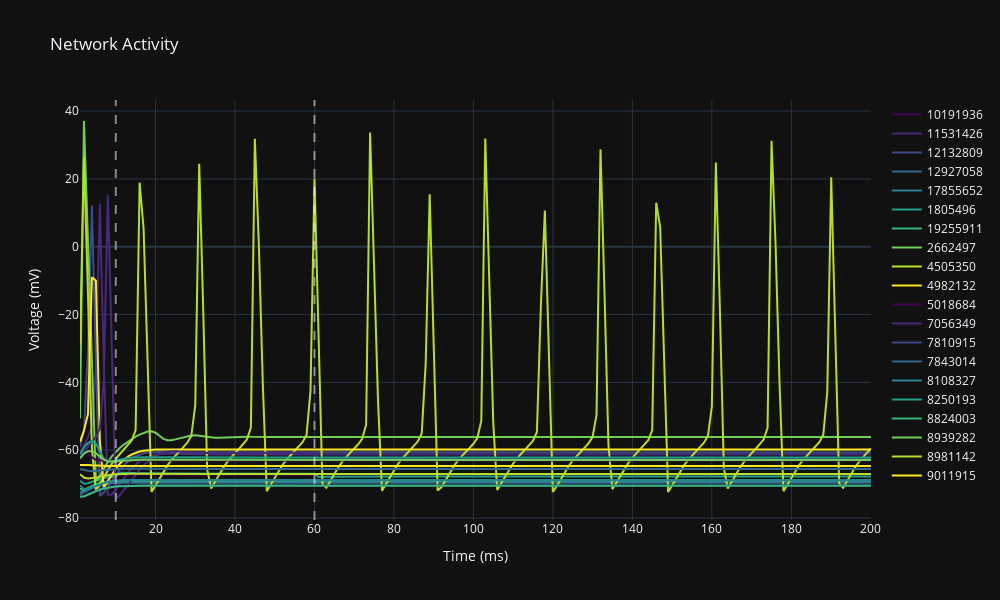

Notebook code for this chart:
### Markdown cell above
## Построение графиков

### Code cell
Vd = dict()
t, v = H
for i, vs in enumerate(v.T):
    Vd[int(stom[i][0])] = vs

plot_results(t, Vd, (10, 60), interactive=True)

### Figure 1 — Plotly figure (JSON) as saved in the notebook; plotly's stock layout.template omitted (floating-point values rounded to 4 significant figures; data arrays with more than 128 entries replaced by an {"elided": "..."} marker saying what was removed)
{"data": [{"line": {"color": "#440154", "width": 2}, "mode": "lines", "name": "10191936", "type": "scatter", "x": {"elided": "200 float values"}, "y": {"elided": "200 float values"}}, {"line": {"color": "#482878", "width": 2}, "mode": "lines", "name": "11531426", "type": "scatter", "x": {"elided": "200 float values"}, "y": {"elided": "200 float values"}}, {"line": {"color": "#3e4989", "width": 2}, "mode": "lines", "name": "12132809", "type": "scatter", "x": {"elided": "200 float values"}, "y": {"elided": "200 float values"}}, {"line": {"color": "#31688e", "width": 2}, "mode": "lines", "name": "12927058", "type": "scatter", "x": {"elided": "200 float values"}, "y": {"elided": "200 float values"}}, {"line": {"color": "#26828e", "width": 2}, "mode": "lines", "name": "17855652", "type": "scatter", "x": {"elided": "200 float values"}, "y": {"elided": "200 float values"}}, {"line": {"color": "#1f9e89", "width": 2}, "mode": "lines", "name": "1805496", "type": "scatter", "x": {"elided": "200 float values"}, "y": {"elided": "200 float values"}}, {"line": {"color": "#35b779", "width": 2}, "mode": "lines", "name": "19255911", "type": "scatter", "x": {"elided": "200 float values"}, "y": {"elided": "200 float values"}}, {"line": {"color": "#6ece58", "width": 2}, "mode": "lines", "name": "2662497", "type": "scatter", "x": {"elided": "200 float values"}, "y": {"elided": "200 float values"}}, {"line": {"color": "#b5de2b", "width": 2}, "mode": "lines", "name": "4505350", "type": "scatter", "x": {"elided": "200 float values"}, "y": {"elided": "200 float values"}}, {"line": {"color": "#fde725", "width": 2}, "mode": "lines", "name": "4982132", "type": "scatter", "x": {"elided": "200 float values"}, "y": {"elided": "200 float values"}}, {"line": {"color": "#440154", "width": 2}, "mode": "lines", "name": "5018684", "type": "scatter", "x": {"elided": "200 float values"}, "y": {"elided": "200 float values"}}, {"line": {"color": "#482878", "width": 2}, "mode": "lines", "name": "7056349", "type": "scatter", "x": {"elided": "200 float values"}, "y": {"elided": "200 float values"}}, {"line": {"color": "#3e4989", "width": 2}, "mode": "lines", "name": "7810915", "type": "scatter", "x": {"elided": "200 float values"}, "y": {"elided": "200 float values"}}, {"line": {"color": "#31688e", "width": 2}, "mode": "lines", "name": "7843014", "type": "scatter", "x": {"elided": "200 float values"}, "y": {"elided": "200 float values"}}, {"line": {"color": "#26828e", "width": 2}, "mode": "lines", "name": "8108327", "type": "scatter", "x": {"elided": "200 float values"}, "y": {"elided": "200 float values"}}, {"line": {"color": "#1f9e89", "width": 2}, "mode": "lines", "name": "8250193", "type": "scatter", "x": {"elided": "200 float values"}, "y": {"elided": "200 float values"}}, {"line": {"color": "#35b779", "width": 2}, "mode": "lines", "name": "8824003", "type": "scatter", "x": {"elided": "200 float values"}, "y": {"elided": "200 float values"}}, {"line": {"color": "#6ece58", "width": 2}, "mode": "lines", "name": "8939282", "type": "scatter", "x": {"elided": "200 float values"}, "y": {"elided": "200 float values"}}, {"line": {"color": "#b5de2b", "width": 2}, "mode": "lines", "name": "8981142", "type": "scatter", "x": {"elided": "200 float values"}, "y": {"elided": "200 float values"}}, {"line": {"color": "#fde725", "width": 2}, "mode": "lines", "name": "9011915", "type": "scatter", "x": {"elided": "200 float values"}, "y": {"elided": "200 float values"}}], "layout": {"height": 600, "hovermode": "x unified", "shapes": [{"line": {"color": "white", "dash": "dash"}, "opacity": 0.5, "type": "line", "x0": 10, "x1": 10, "xref": "x", "y0": 0, "y1": 1, "yref": "y domain"}, {"line": {"color": "white", "dash": "dash"}, "opacity": 0.5, "type": "line", "x0": 60, "x1": 60, "xref": "x", "y0": 0, "y1": 1, "yref": "y domain"}], "title": {"text": "Network Activity"}, "width": 1000, "xaxis": {"title": {"text": "Time (ms)"}}, "yaxis": {"title": {"text": "Voltage (mV)"}}}}
